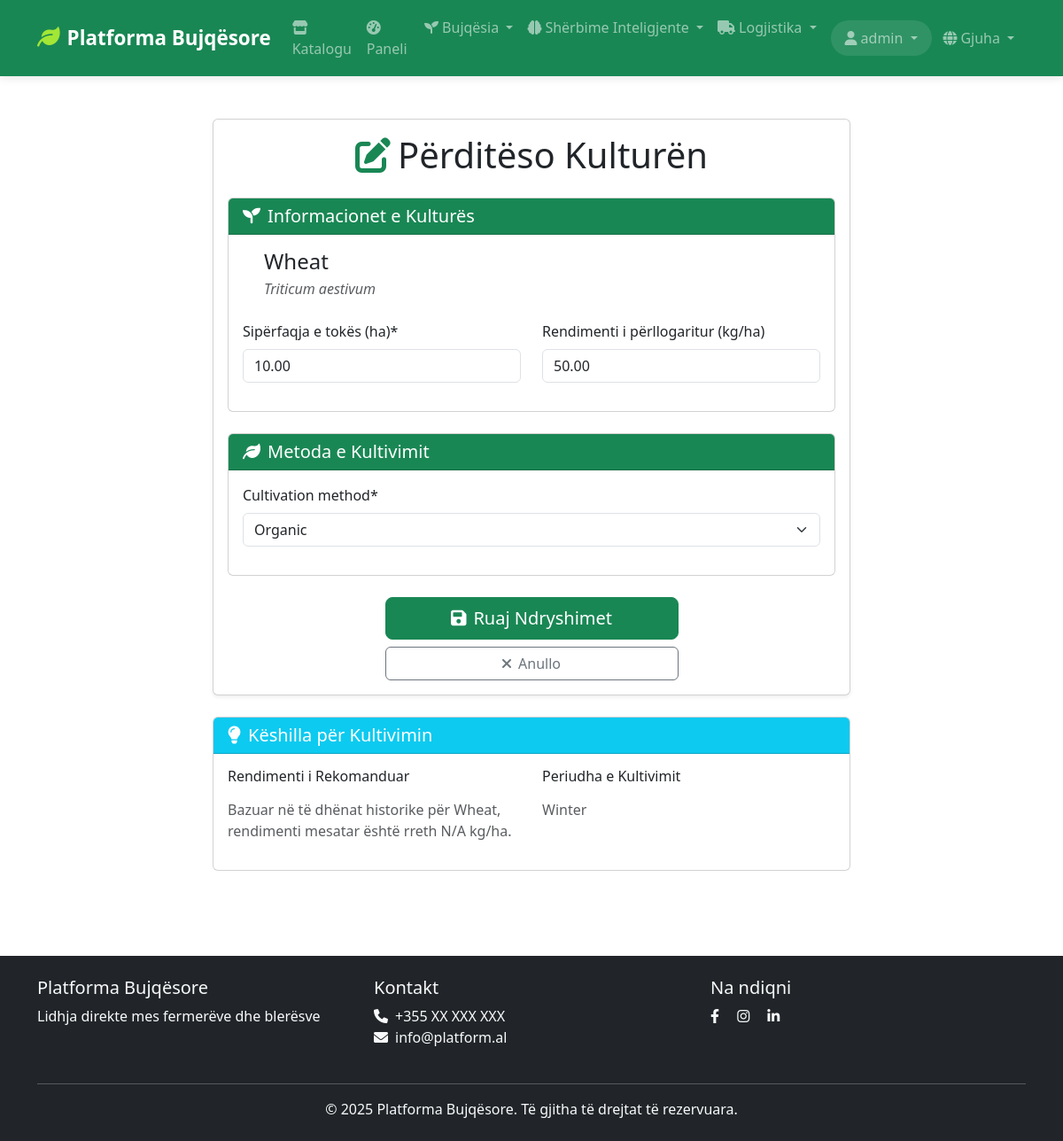
/sq/farmer/crop/1/update/ (signed in), run on the app's committed database.
### farmer/models.py (models this page shows, shortened)
class FarmerCrop(models.Model):
    farmer = models.ForeignKey(FarmerProfile, on_delete=models.CASCADE)
    crop = models.ForeignKey(Crop, on_delete=models.CASCADE)
    land_area = models.DecimalField(
        _('Sipërfaqja e tokës (ha)'),
        max_digits=8,
        decimal_places=2
    )
    cultivation_method = models.ForeignKey(
        CultivationMethod,
        on_delete=models.SET_NULL,
        null=True
    )
    estimated_yield = models.DecimalField(
        _('Rendimenti i përllogaritur (kg/ha)'),
        max_digits=10,
        decimal_places=2,
        blank=True,
        null=True
    )
    class Meta:
        verbose_name = _('Kultura e Fermerit')
        verbose_name_plural = _('Kulturat e Fermerit')
        unique_together = ('farmer', 'crop')

class Crop(models.Model):
    name = models.CharField(_('Emri'), max_length=100)
    scientific_name = models.CharField(_('Emri shkencor'), max_length=200, blank=True, null=True)
    name_en = models.CharField(_('Name'), max_length=100, null=True, blank=True)
    name_sq = models.CharField(_('Emri'), max_length=100, null=True, blank=True)
    scientific_name = models.CharField(_('Emri shkencor'), max_length=200, blank=True, null=True)
    scientific_name_en = models.CharField(_('Scientific Name'), max_length=200, blank=True, null=True)
    scientific_name_sq = models.CharField(_('Emri shkencor'), max_length=200, blank=True, null=True)
    description = models.TextField(_('Përshkrimi'), blank=True)
    description_en = models.TextField(_('Description'), blank=True, null=True)
    description_sq = models.TextField(_('Përshkrimi'), blank=True, null=True)
    growing_season = models.CharField(_('Sezoni i rritjes'), max_length=100, blank=True)
    growing_season_en = models.CharField(_('Growing Season'), max_length=100, blank=True, null=True)
    growing_season_sq = models.CharField(_('Sezoni i rritjes'), max_length=100, blank=True, null=True)
    image = models.ImageField(_('Imazhi'), upload_to='crops/', blank=True, null=True)
    class Meta:
        verbose_name = _('Kulturë Bujqësore')
        verbose_name_plural = _('Kulturat Bujqësore')

### farmer/views.py (the view, shortened to what this page needs)
# urls.py: path('crop/<int:pk>/update/', views.FarmerCropUpdateView.as_view(), name='update_crop'),
class FarmerCropUpdateView(LoginRequiredMixin, UserPassesTestMixin, UpdateView):
    model = FarmerCrop
    form_class = FarmerCropForm
    template_name = 'farmer/crop_update.html'
    success_url = reverse_lazy('farmer:manage_crops')
    def test_func(self):
        crop = self.get_object()
        return self.request.user == crop.farmer.user

### farmer/forms.py
class FarmerCropForm(forms.ModelForm):
    class Meta:
        model = FarmerCrop
        exclude = ['farmer']
        widgets = {
            'land_area': forms.NumberInput(attrs={'step': '0.01', 'min': '0'}),
            'estimated_yield': forms.NumberInput(attrs={'step': '0.01', 'min': '0'})
        }
    def __init__(self, *args, **kwargs):
        super().__init__(*args, **kwargs)
        for field in self.fields:
            self.fields[field].widget.attrs.update({'class': 'form-control'})

### core/context_processors.py (called while the page is built)
def site_context(request):
    context = {
        'site_name': 'Platforma Bujqësore',
        'site_description': 'Platforma moderne për fermerët dhe blerësit',
        'current_site': Site.objects.get_current() if hasattr(Site, 'objects') else None,
    }
    if hasattr(request, 'user') and request.user.is_authenticated:
        try:
            from marketplace.models import Cart
            cart = Cart.objects.filter(user=request.user).first()
            context['cart_item_count'] = cart.item_count if cart else 0
        except:
            context['cart_item_count'] = 0
    else:
        context['cart_item_count'] = 0
    return context

### farmer/models.py (called while the page is built)
    def __str__(self):
        return self.name

### marketplace/models.py (called while the page is built)
    @property
    def item_count(self):
        return self.items.count()

### templates/farmer/crop_update.html (shortened to what this page needs)
{% extends 'base.html' %}
{% load static %}
{% load crispy_forms_tags %}
{% block content %}
<div class="container py-4">
    <div class="row justify-content-center">
        <div class="col-lg-8">
            <div class="card shadow-sm">
                <div class="card-body">
                    <h1 class="card-title text-center mb-4">
                        <i class="fas fa-edit text-success me-2"></i>Përditëso Kulturën
                    </h1>
                    <form method="post" class="crop-update-form">
                        <div class="card mb-4">
                            <div class="card-header bg-success text-white">
                                <h5 class="mb-0">
                                    <i class="fas fa-seedling me-2"></i>Informacionet e Kulturës
                                </h5>
                            </div>
                            <div class="card-body">
                                <div class="row align-items-center mb-4">
                                    <div class="col">
                                        <h4 class="mb-1">{{ object.crop.name }}</h4>
                                        {% if object.crop.scientific_name %}
                                            <p class="text-muted mb-0">
                                                <em>{{ object.crop.scientific_name }}</em>
                                            </p>
                                        {% endif %}
                                    </div>
                                </div>
                                <div class="row">
                                    <div class="col-md-6">
                                        {{ form.land_area|as_crispy_field }}
                                    </div>
                                    <div class="col-md-6">
                                        {{ form.estimated_yield|as_crispy_field }}
                                    </div>
                                </div>
                            </div>
                        </div>
                        <div class="card mb-4">
                            <div class="card-header bg-success text-white">
                                <h5 class="mb-0">
                                    <i class="fas fa-leaf me-2"></i>Metoda e Kultivimit
                                </h5>
                            </div>
                            <div class="card-body">
                                {{ form.cultivation_method|as_crispy_field }}
                            </div>
                        </div>
                        <div class="row">
                            <div class="col-md-6 offset-md-3">
                                <div class="d-grid gap-2">
                                    <button type="submit" class="btn btn-success btn-lg">
                                        <i class="fas fa-save me-2"></i>Ruaj Ndryshimet
                                    </button>
                                    <a href="{% url 'farmer:manage_crops' %}" class="btn btn-outline-secondary">
                                        <i class="fas fa-times me-2"></i>Anullo
                                    </a>
                                </div>
                            </div>
                        </div>
                    </form>
                </div>
            </div>
            <div class="card mt-4">
                <div class="card-header bg-info text-white">
                    <h5 class="mb-0">
                        <i class="fas fa-lightbulb me-2"></i>Këshilla për Kultivimin
                    </h5>
                </div>
                <div class="card-body">
                    <div class="row">
                        <div class="col-md-6">
                            <h6 class="mb-3">Rendimenti i Rekomanduar</h6>
                            <p class="text-muted">
                                Bazuar në të dhënat historike për {{ object.crop.name }},
                                rendimenti mesatar është rreth {{ average_yield|default:"N/A" }} kg/ha.
                            </p>
                        </div>
                        <div class="col-md-6">
                            <h6 class="mb-3">Periudha e Kultivimit</h6>
                            <p class="text-muted">
                                {{ object.crop.growing_season|default:"Nuk ka informacion për periudhën e kultivimit." }}
                            </p>
                        </div>
                    </div>
                </div>
            </div>
        </div>
    </div>
</div>
{% endblock %}

### templates/base.html (shortened to what this page needs)
<!DOCTYPE html>
<html lang="sq">
<head>
    {% load i18n %}
    <link href="https://cdn.jsdelivr.net/npm/bootstrap@5.3.0/dist/css/bootstrap.min.css" rel="stylesheet">
    <link href="https://cdnjs.cloudflare.com/ajax/libs/font-awesome/6.0.0/css/all.min.css" rel="stylesheet">
    {% load static %}
    <link href="{% static 'css/style.css' %}" rel="stylesheet">
</head>
<body>
    <nav class="navbar navbar-expand-lg navbar-dark bg-success">
        <div class="container">
            <a class="navbar-brand" href="{% url 'home' %}">
                <i class="fas fa-leaf me-2"></i>{% trans "Platforma Bujqësore" %}
            </a>
            <div class="collapse navbar-collapse" id="navbarNav">
                <ul class="navbar-nav me-auto">
                    <li class="nav-item">
                        <a class="nav-link" href="{% url 'product:list' %}">
                            <i class="fas fa-store me-1"></i>{% trans "Katalogu" %}
                        </a>
                    </li>
                    {% if user.is_authenticated %}
                        {% if user.farmer_profile %}
                            <li class="nav-item">
                                <a class="nav-link" href="{% url 'farmer:dashboard' %}">
                                    <i class="fas fa-tachometer-alt me-1"></i>{% trans "Paneli" %}
                                </a>
                            </li>
                            <li class="nav-item dropdown">
                                <a class="nav-link dropdown-toggle" href="#" id="farmerDropdown" role="button" data-bs-toggle="dropdown">
                                    <i class="fas fa-seedling me-1"></i>{% trans "Bujqësia" %}
                                </a>
                            </li>
                            <li class="nav-item dropdown">
                                <a class="nav-link dropdown-toggle" href="#" id="smartServicesDropdown" role="button" data-bs-toggle="dropdown">
                                    <i class="fas fa-brain me-1"></i>{% trans "Shërbime Inteligjente" %}
                                </a>
                            </li>
                        {% endif %}
                        <li class="nav-item dropdown">
                            <a class="nav-link dropdown-toggle" href="#" id="logisticsDropdown" role="button" data-bs-toggle="dropdown">
                                <i class="fas fa-truck me-1"></i>{% trans "Logjistika" %}
                            </a>
                        </li>
                    {% endif %}
                </ul>
                <ul class="navbar-nav">
                    {% if user.is_authenticated %}
                        <li class="nav-item dropdown">
                            <a class="nav-link dropdown-toggle" href="#" id="userDropdown" role="button" data-bs-toggle="dropdown">
                                <i class="fas fa-user me-1"></i>{{ user.get_full_name|default:user.username }}
                            </a>
                        </li>
                        <li class="nav-item dropdown">
                            <a class="nav-link dropdown-toggle" href="#" id="languageDropdown" role="button" data-bs-toggle="dropdown">
                                <i class="fas fa-globe me-1"></i>{% trans "Gjuha" %}
                            </a>
                        </li>
                    {% endif %}
                </ul>
            </div>
        </div>
    </nav>
    <main class="container py-4">
        {% block content %}
        {% endblock %}
    </main>
    <footer class="bg-dark text-light py-4 mt-5">
        <div class="container">
            <div class="row">
                <div class="col-md-4">
                    <h5>{% trans "Platforma Bujqësore" %}</h5>
                    <p>{% trans "Lidhja direkte mes fermerëve dhe blerësve" %}</p>
                </div>
                <div class="col-md-4">
                    <h5>{% trans "Kontakt" %}</h5>
                    <ul class="list-unstyled">
                        <li><i class="fas fa-phone me-2"></i>+355 XX XXX XXX</li>
                        <li><i class="fas fa-envelope me-2"></i>info@platform.al</li>
                    </ul>
                </div>
                <div class="col-md-4">
                    <h5>{% trans "Na ndiqni" %}</h5>
                    <div class="social-links">
                        <a href="#" class="text-light me-3"><i class="fab fa-facebook-f"></i></a>
                        <a href="#" class="text-light me-3"><i class="fab fa-instagram"></i></a>
                        <a href="#" class="text-light"><i class="fab fa-linkedin-in"></i></a>
                    </div>
                </div>
            </div>
            <hr class="mt-4">
            <div class="text-center">
                <p class="mb-0">&copy; {% now "Y" %} {% trans "Platforma Bujqësore" %}. {% trans "Të gjitha të drejtat të rezervuara." %}</p>
            </div>
        </div>
    </footer>
</body>
</html>

### static/css/style.css (style rules this page uses)
:root { --primary-color: #198754; --secondary-color: #6c757d; --light-bg: #f8f9fa; }
body { min-height: 100vh; display: flex; flex-direction: column; }
main { flex: 1; }
.navbar-brand i { color: #a3e635; }
footer { background-color: #343a40; }
.social-links a { transition: color 0.2s; }
.navbar { box-shadow: 0 2px 10px rgba(0,0,0,0.1); transition: all 0.3s ease; }
.navbar-brand { font-weight: 600; font-size: 1.4rem; }
.navbar-brand i { color: #a3e635; font-size: 1.6rem; }
.navbar-nav .nav-link { position: relative; transition: all 0.3s ease; font-weight: 500; padding: 0.7rem 1rem; }
.navbar-nav .nav-link i { transition: all 0.3s ease; }
#userDropdown { background: rgba(255,255,255,0.1); border-radius: 25px; padding: 0.5rem 1rem; margin-left: 0.5rem; }
#languageDropdown { border-radius: 20px; padding: 0.5rem 0.8rem; }
html { scroll-behavior: smooth; }

### data on the page
FarmerCrop: crop.name "Wheat", crop.scientific_name "Triticum aestivum", land_area "10.00", estimated_yield "50.00", cultivation_method "Organic", crop.growing_season "Winter"

### other printed values
{{ user.get_full_name|default:user.username }} "admin"
{{ average_yield|default:"N/A" }} "N/A"
